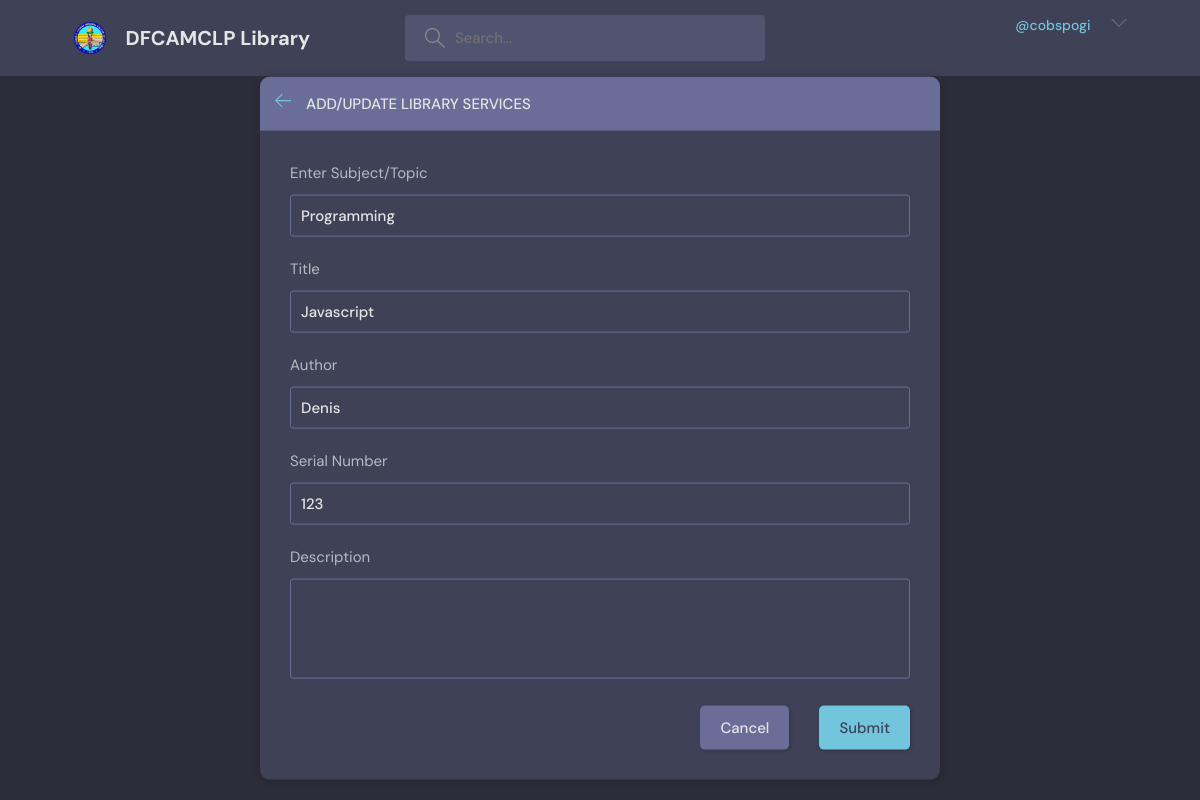
The page /update-room/1/ (signed in) on the database its author committed.
### base/models.py (models this page shows, shortened)
class User(AbstractUser):
    name = models.CharField(max_length=200, null=True)
    email = models.EmailField(null = True, unique=True)
    bio = models.TextField(null=True)
    USERNAME_FIELD =  'email'
    REQUIRED_FIELDS = ['username']

class Room(models.Model):
    host = models.ForeignKey(User, on_delete=models.SET_NULL, null=True)
    topic = models.ForeignKey(Topic, on_delete=models.SET_NULL, null=True)
    name = models.CharField(max_length=200)
    author = models.CharField(max_length=200, blank = True)
    serialnumber = models.CharField(max_length=200, blank = True)
    status = models.IntegerField(default = 0)
    description = models.TextField(null=True, blank=True)
    participants = models.ManyToManyField(
        User, related_name='participants', blank=True)
    updated = models.DateTimeField(auto_now=True)
    created = models.DateTimeField(auto_now_add=True)
    class Meta:
        ordering = ['-updated','-created']

class Topic(models.Model):
    name = models.CharField(max_length=200)

### base/views.py (the view, shortened to what this page needs)
# urls.py: path('update-room/<str:pk>/', views.updateRoom, name="update-room"),
@login_required(login_url='login')
def updateRoom(request, pk):
    room = Room.objects.get(id=pk)
    form = RoomForm(instance=room)
    topics = Topic.objects.all()
    context = {'form':form , 'topics':topics, 'room':room}
    return render(request, 'base/room_form.html', context)

### base/forms.py
class RoomForm(ModelForm):
    class Meta:
        model = Room
        fields = '__all__'
        exclude = ['host', 'participants']

### base/templates/base/room_form.html (shortened to what this page needs)
{% extends 'main.html' %} {% block content %}
<main class="create-room layout">
  <div class="container">
    <div class="layout__box">
      <div class="layout__boxHeader">
        <div class="layout__boxTitle">
          <a href="{% url 'home' %}">
            <svg
              version="1.1"
              xmlns="http://www.w3.org/2000/svg"
              width="32"
              height="32"
              viewBox="0 0 32 32"
            >
              <title>arrow-left</title>
              <path
                d="M13.723 2.286l-13.723 13.714 13.719 13.714 1.616-1.611-10.96-10.96h27.625v-2.286h-27.625l10.965-10.965-1.616-1.607z"
              ></path>
            </svg>
          </a>
          <h3>Add/Update Library Services</h3>
        </div>
      </div>
      <div class="layout__body">
        <form class="form" action="" method="POST">
          <div class="form__group">
            <label for="room_topic">Enter Subject/Topic</label>
            <input required type="text" value="{{room.topic.name}}" name="topic" list="topic-list" />
          </div>
          <div class="form__group">
            <label for="room_name">Title</label>
            {{form.name}}
          </div>
          <div class="form__group">
            <label for="author">Author</label>
            {{form.author}}
          </div>
          <div class="form__group">
            <label for="serialnumber">Serial Number</label>
            {{form.serialnumber}}
          </div>
          <div class="form__group">
            <label for="room_description">Description</label>
            {{form.description}}
          </div>
          <div class="form__action">
            <a class="btn btn--dark" href="{% url 'home' %}">Cancel</a>
            <button class="btn btn--main" type="submit">Submit</button>
          </div>
        </form>
      </div>
    </div>
  </div>
</main>
{% endblock content %}

### templates/navbar.html (shortened to what this page needs)
{% load static %}
<header class="header header--loggedIn">
  <div class="container">
    <a href="{% url 'home' %}" class="header__logo">
      <img src= "{% static 'images/logo.png' %}" />
      <h1>DFCAMCLP Library</h1>
    </a>
    <form class="header__search" method="GET" action="{% url 'home' %}">
      <label>
        <input name="q" placeholder="Search..." />
      </label>
    </form>
    <nav class="header__menu">
      {% if request.user.is_authenticated %}
      <div class="header__user">
        <a href="{% url 'update-user' %}">
          <p>
            <span>@{{ request.user.username }}</span>
          </p>
        </a>
        <button class="dropdown-button">
          <svg
            version="1.1"
            xmlns="http://www.w3.org/2000/svg"
            width="32"
            height="32"
            viewBox="0 0 32 32"
          >
            <title>chevron-down</title>
            <path d="M16 21l-13-13h-3l16 16 16-16h-3l-13 13z"></path>
          </svg>
        </button>
      </div>
      {% else %}
      <a href="{% url 'login' %}">
        <p>Login</p>
      </a>
      {% endif %}
    </nav>
  </div>
</header>

### static/styles/style.css (style rules this page uses)
:root { --color-main: #71c6dd; --color-main-light: #e1f6fb; --color-dark: #3f4156; --color-dark-medium: #51546e; --color-dark-light: #696d97; --color-light: #e5e5e5; --color-gray: #8b8b8b; --color-light-gray: #b2bdbd; --color-bg: #2d2d39; --color-success: #5dd693; --color-error: #fc4b0b; }
* { font-family: "DM Sans", -apple-system, BlinkMacSystemFont, "Segoe UI", Roboto, Oxygen, Ubuntu, Cantarell, "Open Sans", "Helvetica Neue", sans-serif; margin: 0; padding: 0; box-sizing: border-box; text-rendering: optimizeLegibility; font-size: inherit; }
html { font-size: 56.25%; }
@media only screen and (min-width: 1200px) { html { font-size: 62.5%; } }
body { line-height: 1.6; font-weight: 400; font-size: 1.5rem; color: var(--color-light-gray); background-color: var(--color-bg); min-height: 100vh; }
img { width: 100%; }
a { display: inline-block; color: var(--color-main); text-decoration: none; }
.container { max-width: 120rem; width: 90%; margin: auto; }
.btn { background-color: transparent; border: none; display: inline-flex; align-items: center; gap: 1rem; cursor: pointer; transition: all ease-in-out 0.3s; padding: 1rem 2rem; border-radius: 5px; box-shadow: 1px 1px 3px 1px rgba(0, 0, 0, 0.15); font-weight: 500; }
.btn--main { background-color: var(--color-main); color: var(--color-dark); }
.btn--dark { background-color: var(--color-dark-light); color: var(--color-light); }
.header { padding: 1.5rem; background-color: var(--color-dark); }
.header > .container { display: flex; gap: 9.5rem; }
.header__logo, .header__user { display: flex; gap: 2rem; align-items: center; }
.header__logo > img { height: 3.2rem; width: 3.2rem; }
.header__logo > h1 { font-weight: 700; font-size: 2rem; color: var(--color-light); }
.header__search > label { background-color: var(--color-dark-medium); padding: 1.3rem 1rem; display: flex; align-items: center; gap: 1rem; border-radius: 4px; }
.header__search svg { fill: var(--color-gray); width: 2rem; height: 2rem; margin-left: 1rem; }
.header__search input { width: 30rem; background: transparent; border: none; outline: none; color: var(--color-light); }
.header__menu { margin-left: auto; position: relative; }
.header__menu a { display: flex; gap: 1.5rem; align-items: center; font-weight: 500; text-decoration: none; color: var(--color-gray); }
.header__menu p { line-height: 1.2; }
.header__menu span { color: var(--color-main); font-weight: 500; font-size: 1.4rem; display: block; }
.header__menu svg { width: 1.6rem; height: 1.6rem; fill: var(--color-dark-light); }
.dropdown-button { background: transparent; border: 0; outline: 0; cursor: pointer; }
.layout { margin-top: 2.4rem; }
.layout > .container { display: flex; justify-content: space-between; align-items: flex-start; }
.layout__box { width: 90%; max-width: 48rem; min-height: 40rem; position: absolute; top: 50%; left: 50%; transform: translate(-50%, -46%); background-color: var(--color-dark); border-radius: 1rem; box-shadow: 1px 1px 6px 3px rgba(0, 0, 0, 0.1); overflow: hidden; }
.layout__boxHeader { display: flex; padding: 1.5rem; background-color: var(--color-dark-light); }
.layout__boxTitle { display: flex; gap: 1.5rem; align-items: center; }
.layout__boxTitle h3 { text-transform: uppercase; font-weight: 500; color: var(--color-light); }
.layout__boxTitle svg { width: 1.6rem; height: 1.6rem; fill: var(--color-main); }
.layout__body { margin: 3rem; }
.form__group { margin-bottom: 2rem; width: 100%; }
.form__group label { display: block; font-size: 1.5rem; margin-bottom: 1rem; }
.form__group input, .form__group textarea, .form__group select { background: transparent; border: 1px solid var(--color-dark-light); padding: 1rem; border-radius: 3px; width: 100%; color: var(--color-light); font-weight: 500; outline: none; }
.form__group textarea { background: transparent; height: 10rem; resize: none; }
.form__action { display: flex; justify-content: flex-end; gap: 3rem; }
.create-room.layout .layout__box { max-width: 68rem; }

### rows shown on the page
User: user.username "cobspogi"
Room: topic "Programming", name "Javascript", author "Denis", serialnumber "123"
